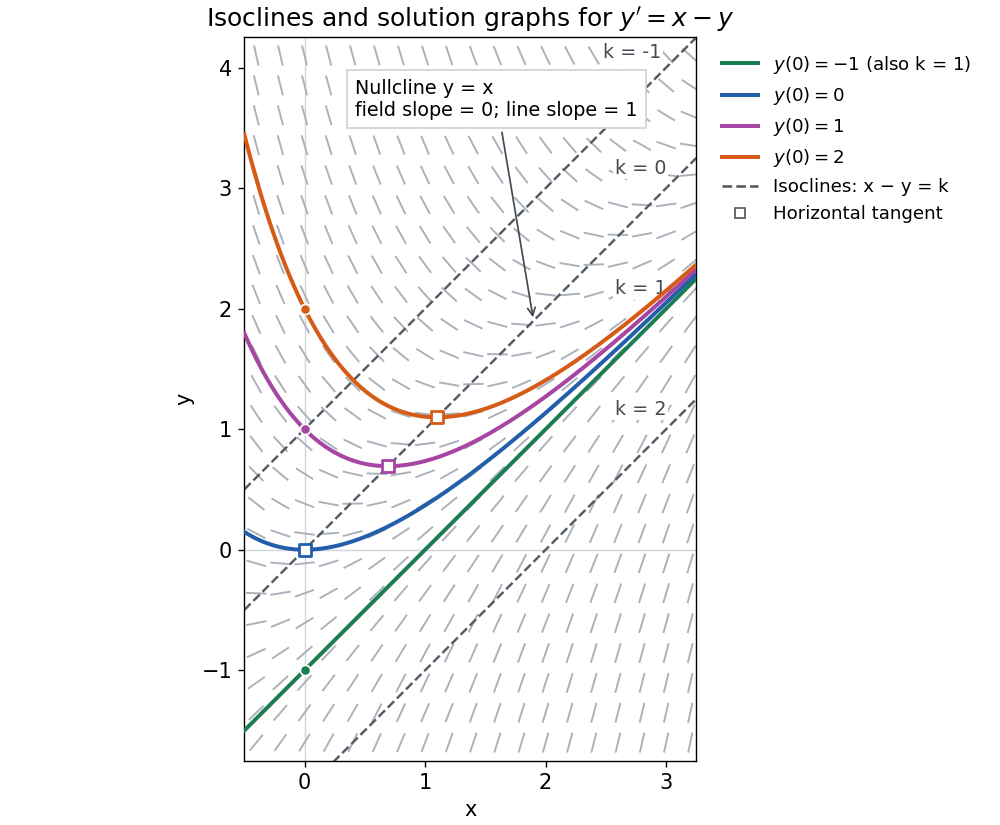

Recreate this plot in Python.
"""Plot y'=x-y, constant-slope loci, and exact initial-value solutions.

Run from _media with Python 3.14, matplotlib 3.10.7 and numpy 2.3.5:
MPLBACKEND=Agg MPLCONFIGDIR=/tmp/codex-wiki-matplotlib python ../isoclines-linear-direction-field.py
"""

from pathlib import Path

import matplotlib.pyplot as plt
from matplotlib.collections import LineCollection
from matplotlib.lines import Line2D
import numpy as np


def main():
    plt.rcParams.update({"font.size": 12, "axes.facecolor": "white"})
    fig, ax = plt.subplots(figsize=(8, 6.6), layout="constrained", facecolor="white")
    x = np.linspace(-0.5, 3.25, 900)
    xx, yy = np.meshgrid(np.linspace(-0.4, 3.2, 19), np.linspace(-1.6, 4.1, 24))
    slope = xx - yy
    half_dx = 0.085 / np.sqrt(1 + slope**2)
    half_dy = slope * half_dx
    start = np.stack((xx - half_dx, yy - half_dy), axis=-1)
    end = np.stack((xx + half_dx, yy + half_dy), axis=-1)
    segments = np.stack((start, end), axis=-2).reshape(-1, 2, 2)
    ax.add_collection(LineCollection(segments, colors="#a9b1ba", linewidths=1.1))

    for k in [-1, 0, 1, 2]:
        ax.plot(x, x - k, "--", color="#555b63", linewidth=1.4, zorder=2)
        label_x = {-1: 2.96, 0: 3.0, 1: 3.0, 2: 3.0}[k]
        ax.text(label_x, label_x - k + 0.12, f"k = {k}", fontsize=11,
                ha="right", color="#454b53", bbox={"facecolor": "white", "edgecolor": "none", "pad": 1})

    colors = ["#1b7e52", "#235eab", "#a645a2", "#d65b16"]
    for y0, color in zip([-1, 0, 1, 2], colors):
        a = y0 + 1
        trajectory = x - 1 + a * np.exp(-x)
        ax.plot(x, trajectory, color=color, linewidth=2.3, zorder=3,
                label=rf"$y(0)={y0}$" + (" (also k = 1)" if a == 0 else ""))
        ax.scatter([0], [y0], s=35, color=color, edgecolors="white", zorder=5)
        if a > 0:
            turning_x = np.log(a)
            ax.scatter([turning_x], [turning_x], marker="s", s=42,
                       facecolors="white", edgecolors=color, linewidths=1.6, zorder=5)

    ax.annotate("Nullcline y = x\nfield slope = 0; line slope = 1", xy=(1.9, 1.9),
                xytext=(0.42, 3.6), fontsize=11,
                arrowprops={"arrowstyle": "->", "color": "#454b53"},
                bbox={"facecolor": "white", "edgecolor": "#d0d3d7", "pad": 5})
    ax.set(xlim=(-0.5, 3.25), ylim=(-1.75, 4.25), xlabel="x", ylabel="y",
           title=r"Isoclines and solution graphs for $y'=x-y$")
    ax.set_aspect("equal", adjustable="box")
    ax.axhline(0, color="#d1d5db", linewidth=0.8, zorder=0)
    ax.axvline(0, color="#d1d5db", linewidth=0.8, zorder=0)
    handles, labels = ax.get_legend_handles_labels()
    handles += [Line2D([], [], color="#555b63", linestyle="--", label="Isoclines: x − y = k"),
                Line2D([], [], color="#555b63", marker="s", markerfacecolor="white", linestyle="none", label="Horizontal tangent")]
    ax.legend(handles=handles, loc="upper left", bbox_to_anchor=(1.02, 1),
              fontsize=10.5, frameon=False)
    fig.savefig(Path.cwd() / (Path(__file__).stem + ".png"), dpi=125,
                facecolor="white", transparent=False)
    plt.close(fig)


if __name__ == "__main__":
    main()
